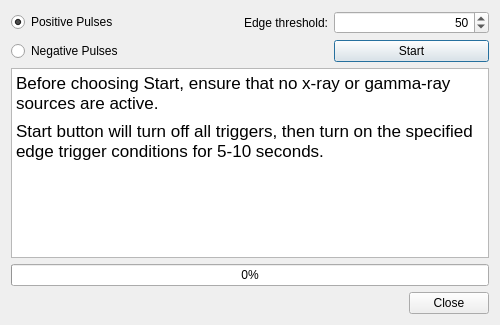
<?xml version="1.0" encoding="UTF-8"?>
<ui version="4.0">
 <class>Dialog</class>
 <widget class="QDialog" name="Dialog">
  <property name="geometry">
   <rect>
    <x>0</x>
    <y>0</y>
    <width>500</width>
    <height>325</height>
   </rect>
  </property>
  <property name="windowTitle">
   <string>Disable Hyperactive Channels</string>
  </property>
  <layout class="QVBoxLayout" name="verticalLayout">
   <item>
    <layout class="QGridLayout" name="gridLayout">
     <item row="1" column="0">
      <widget class="QRadioButton" name="negativePulseButton">
       <property name="toolTip">
        <string>Negative-going pulses are expected</string>
       </property>
       <property name="text">
        <string>Negative Pulses</string>
       </property>
      </widget>
     </item>
     <item row="0" column="0">
      <widget class="QRadioButton" name="positivePulseButton">
       <property name="toolTip">
        <string>Positive-going pulses are expected</string>
       </property>
       <property name="text">
        <string>Positive Pulses</string>
       </property>
       <property name="checked">
        <bool>true</bool>
       </property>
      </widget>
     </item>
     <item row="0" column="1">
      <widget class="QLabel" name="label">
       <property name="text">
        <string>Edge threshold:</string>
       </property>
       <property name="alignment">
        <set>Qt::AlignRight|Qt::AlignTrailing|Qt::AlignVCenter</set>
       </property>
      </widget>
     </item>
     <item row="0" column="2">
      <widget class="QSpinBox" name="levelSpinBox">
       <property name="toolTip">
        <string>Level threshold target value (abs value)</string>
       </property>
       <property name="alignment">
        <set>Qt::AlignRight|Qt::AlignTrailing|Qt::AlignVCenter</set>
       </property>
       <property name="prefix">
        <string/>
       </property>
       <property name="maximum">
        <number>65535</number>
       </property>
       <property name="value">
        <number>50</number>
       </property>
      </widget>
     </item>
     <item row="1" column="2">
      <widget class="QPushButton" name="startButton">
       <property name="text">
        <string>Start</string>
       </property>
      </widget>
     </item>
    </layout>
   </item>
   <item>
    <widget class="QTextBrowser" name="textBrowser">
     <property name="markdown">
      <string>Before choosing Start, ensure that no x-ray or gamma-ray sources are active.

Start button will turn off all triggers, then turn on the specified edge
trigger conditions for 5-10 seconds.

</string>
     </property>
     <property name="html">
      <string>&lt;!DOCTYPE HTML PUBLIC &quot;-//W3C//DTD HTML 4.0//EN&quot; &quot;http://www.w3.org/TR/REC-html40/strict.dtd&quot;&gt;
&lt;html&gt;&lt;head&gt;&lt;meta name=&quot;qrichtext&quot; content=&quot;1&quot; /&gt;&lt;style type=&quot;text/css&quot;&gt;
p, li { white-space: pre-wrap; }
&lt;/style&gt;&lt;/head&gt;&lt;body style=&quot; font-family:'.AppleSystemUIFont'; font-size:13pt; font-weight:400; font-style:normal;&quot;&gt;
&lt;p style=&quot; margin-top:8px; margin-bottom:8px; margin-left:0px; margin-right:0px; -qt-block-indent:0; text-indent:0px;&quot;&gt;Before choosing Start, ensure that no x-ray or gamma-ray sources are active.&lt;/p&gt;
&lt;p style=&quot; margin-top:8px; margin-bottom:8px; margin-left:0px; margin-right:0px; -qt-block-indent:0; text-indent:0px;&quot;&gt;Start button will turn off all triggers, then turn on the specified edge trigger conditions for 5-10 seconds.&lt;/p&gt;&lt;/body&gt;&lt;/html&gt;</string>
     </property>
    </widget>
   </item>
   <item>
    <widget class="QProgressBar" name="progressBar">
     <property name="value">
      <number>0</number>
     </property>
    </widget>
   </item>
   <item>
    <widget class="QDialogButtonBox" name="buttonBox">
     <property name="orientation">
      <enum>Qt::Horizontal</enum>
     </property>
     <property name="standardButtons">
      <set>QDialogButtonBox::Close</set>
     </property>
    </widget>
   </item>
  </layout>
 </widget>
 <resources/>
 <connections>
  <connection>
   <sender>buttonBox</sender>
   <signal>accepted()</signal>
   <receiver>Dialog</receiver>
   <slot>accept()</slot>
   <hints>
    <hint type="sourcelabel">
     <x>248</x>
     <y>254</y>
    </hint>
    <hint type="destinationlabel">
     <x>157</x>
     <y>274</y>
    </hint>
   </hints>
  </connection>
  <connection>
   <sender>buttonBox</sender>
   <signal>rejected()</signal>
   <receiver>Dialog</receiver>
   <slot>reject()</slot>
   <hints>
    <hint type="sourcelabel">
     <x>316</x>
     <y>260</y>
    </hint>
    <hint type="destinationlabel">
     <x>286</x>
     <y>274</y>
    </hint>
   </hints>
  </connection>
 </connections>
</ui>
